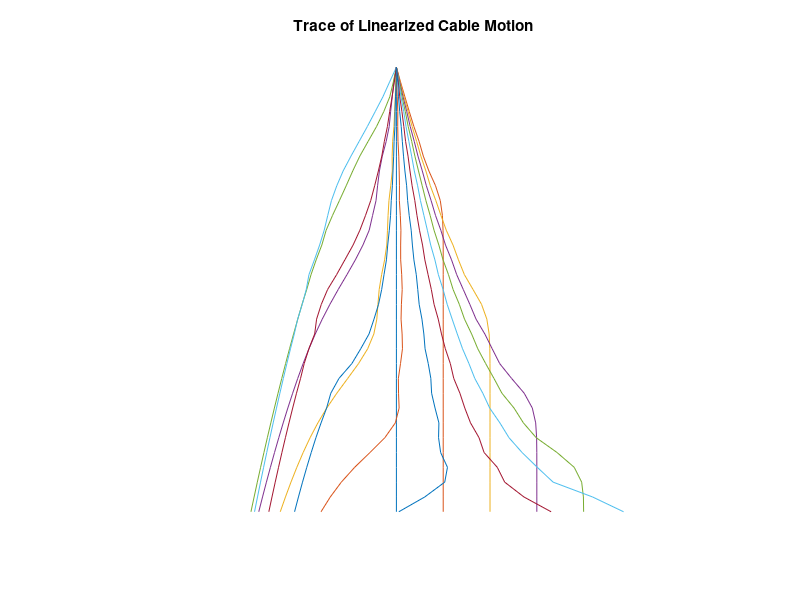

Write the MATLAB code that produced this figure.
function cablinea      
% Example: cablinea
% ~~~~~~~~~~~~~~~~~
% This program uses modal superposition to 
% compute the dynamic response of a cable 
% suspended at one end and free at the other. 
% The cable is given a uniform initial 
% velocity. Time history plots and animation 
% of the motion are provided.
%
% User m functions required: 
%    cablemk, udfrevib, canimate

% Initialize graphics
hold off; axis('normal'); close;

% Set physical parameters
n=30; gravty=1.; masses=ones(n,1)/n; 
lengths=ones(n,1)/n;

% Obtain mass and stiffness matrices
[m,k]=cablemk(masses,lengths,gravty);

% Assign initial conditions & time limit 
% for solution
dsp=zeros(n,1); vel=ones(n,1); 
tmin=0; tmax=10; ntim=30;

% Compute the solution by modal superposition
[t,u,modvc,natfrq]=...
  udfrevib(m,k,dsp,vel,tmin,tmax,ntim);

% Interpret results graphically
nt1=sum(t<=tmin); nt2=sum(t<=tmax);
u=[zeros(ntim,1),u]; 
y=cumsum(lengths); y=[0;y(:)];

% Plot deflection surface
disp(' '), disp('TRANSVERSE MOTION OF A CABLE')
surf(y,t,u); xlabel('y axis'); ylabel('time');
zlabel('transverse deflection');        
title('Surface Showing Cable Deflection'); 
colormap('default'), view([30,30]); figure(gcf);
disp(['Press [Enter] to see the cable ',...
      'position at two times'])
pause,  %print -deps surface

% Show deflection configuration at two times
% Use closer time increment than was used
% for the surface plots.
mtim=4*ntim; 
[tt,uu,modvc,natfrq]=...
  udfrevib(m,k,dsp,vel,tmin,tmax,mtim);
uu=[zeros(mtim,1),uu]; 
tp1=.1*tmax; tp2=.2*tmax; 
s1=num2str(tp1); s2=num2str(tp2);
np1=sum(tt<=tp1); np2=sum(tt<=tp2);
u1=uu(np1,:); u2=uu(np2,:);  
yp=flipud(y(:)); ym=max(yp);
plot(u1,yp,'-',u2,yp,'--');
ylabel('distance from bottom');
xlabel('transverse displacement'); 
title(['Cable Transverse Deflection ' ...
       'at t = ',s1,' and t = ',s2]);
legend('t = 1', 't = 2'); 

xm=.2*max([u1(:);u2(:)]);
ntxt=int2str(n); n2=1+fix(n/2);
str=strvcat(...
'The cable was initially vertical and was',...
'given a uniform transverse velocity.',...
['A ',ntxt,' link model was used.']); 
text(xm,.9*ym,str), figure(gcf); 
disp(['Press [Enter] to show the time ',...
'response at the middle and free end'])
pause, %print -deps twoposn

% Plot time history for the middle and the end
clf; plot(tt,uu(:,n2),'--',tt,uu(:,n+1),'-');
xlabel('dimensionless time');
ylabel('transverse displacement');
title(['Position versus Time for the ' ...
       'Cable Middle and End'])
legend('Midpoint','Lower end');
figure(gcf); 
disp('Press [Enter] for a motion trace')
pause, %print -deps 2timhist

% Plot animation of motion history
clf; canimate(y,u,t,0,.5*max(t),1);
%print -deps motntrac
disp('Press [Enter] to finish'), pause, close;

%=============================================

function [m,k]=cablemk(masses,lngths,gravty)
%
% [m,k]=cablemk(masses,lngths,gravty)
% ~~~~~~~~~~~~~~~~~~~~~~~~~~~~~~~~~~~
% Form the mass and stiffness matrices for 
% the cable.
%
% masses     - vector of masses
% lngths     - vector of link lengths
% gravty     - gravity constant
% m,k        - mass and stiffness matrices
%
% User m functions called:  none.
%----------------------------------------------

m=diag(masses);
b=flipud(cumsum(flipud(masses(:))))* ...
  gravty./lngths;
n=length(masses); k=zeros(n,n); k(n,n)=b(n);
for i=1:n-1
  k(i,i)=b(i)+b(i+1); k(i,i+1)=-b(i+1);
  k(i+1,i)=k(i,i+1);
end

%=============================================

function [t,u,mdvc,natfrq]=...
               udfrevib(m,k,u0,v0,tmin,tmax,nt)
%
% [t,u,mdvc,natfrq]= ...
%              udfrevib(m,k,u0,v0,tmin,tmax,nt)
% ~~~~~~~~~~~~~~~~~~~~~~~~~~~~~~~~~~~~~~~~~~~~~
% This function computes undamped natural 
% frequencies, modal vectors, and time response 
% by modal superposition.  The matrix 
% differential equation and initial conditions 
% are  
%
%    m u'' + k u = 0,  u(0) = u0, u'(0) = v0
%
% m,k       - mass and stiffness matrices
% u0,v0     - initial position and velocity 
%             vectors
% tmin,tmax - time limits for solution 
%             evaluation
% nt        - number of times for solution
% t         - vector of solution times
% u         - matrix with row j giving the 
%             system response at time t(j)
% mdvc      - matrix with columns which are 
%             modal vectors
% natfrq    - vector of natural frequencies
%
% User m functions called:  none.
%----------------------------------------------

% Call function eig to compute modal vectors 
% and frequencies
[mdvc,w]=eig(m\k); 
[w,id]=sort(diag(w)); w=sqrt(w);

% Arrange frequencies in ascending order
mdvc=mdvc(:,id); z=mdvc\[u0(:),v0(:)];

% Generate vector of equidistant times
t=linspace(tmin,tmax,nt); 

% Evaluate the displacement as a 
% function of time
u=(mdvc*diag(z(:,1)))*cos(w*t)+...
  (mdvc*diag(z(:,2)./w))*sin(w*t);
t=t(:); u=u'; natfrq=w;

%=============================================

function canimate(y,u,t,tmin,tmax,norub)
%
% canimate(y,u,t,tmin,tmax,norub)
% ~~~~~~~~~~~~~~~~~~~~~~~~~~~~~~~
% This function draws an animated plot of 
% data values stored in array u. The 
% different columns of u correspond to position 
% values in vector y. The successive rows of u 
% correspond to different times. Parameter 
% tpause controls the speed of the animation.
%
% u         - matrix of values for which 
%             animated plots of u versus y 
%             are required
% y         - spatial positions for different 
%             columns of u
% t         - time vector at which positions 
%             are known
% tmin,tmax - time limits for graphing of the 
%             solution
% norub     - parameter which makes all 
%             position images remain on the 
%             screen. Only one image at a 
%             time shows if norub is left out. 
%             A new cable position appears each 
%             time the user presses any key
%
% User m functions called:  none.
%----------------------------------------------

% If norub is input, 
%   all images are left on the screen
if nargin < 6
  rubout = 1;
else
  rubout = 0;
end

% Determine window limits
umin=min(u(:)); umax=max(u(:)); udif=umax-umin;
uavg=.5*(umin+umax); 
ymin=min(y); ymax=max(y); ydif=ymax-ymin;
yavg=.5*(ymin+ymax); 
ywmin=yavg-.55*ydif; ywmax=yavg+.55*ydif;
uwmin=uavg-.55*udif; uwmax=uavg+.55*udif;
n1=sum(t<=tmin); n2=sum(t<=tmax); 
t=t(n1:n2); u=u(n1:n2,:);
u=fliplr (u); [ntime,nxpts]=size(u);

hold off; cla; ey=0; eu=0; axis('square');
axis([uwmin,uwmax,ywmin,ywmax]);
axis off; hold on;
title('Trace of Linearized Cable Motion');

% Plot successive positions
for j=1:ntime
  ut=u(j,:); plot(ut,y,'-'); 
  figure(gcf); pause(.5);
 
  % Erase image before next one appears
  if rubout & j < ntime, cla, end
end
